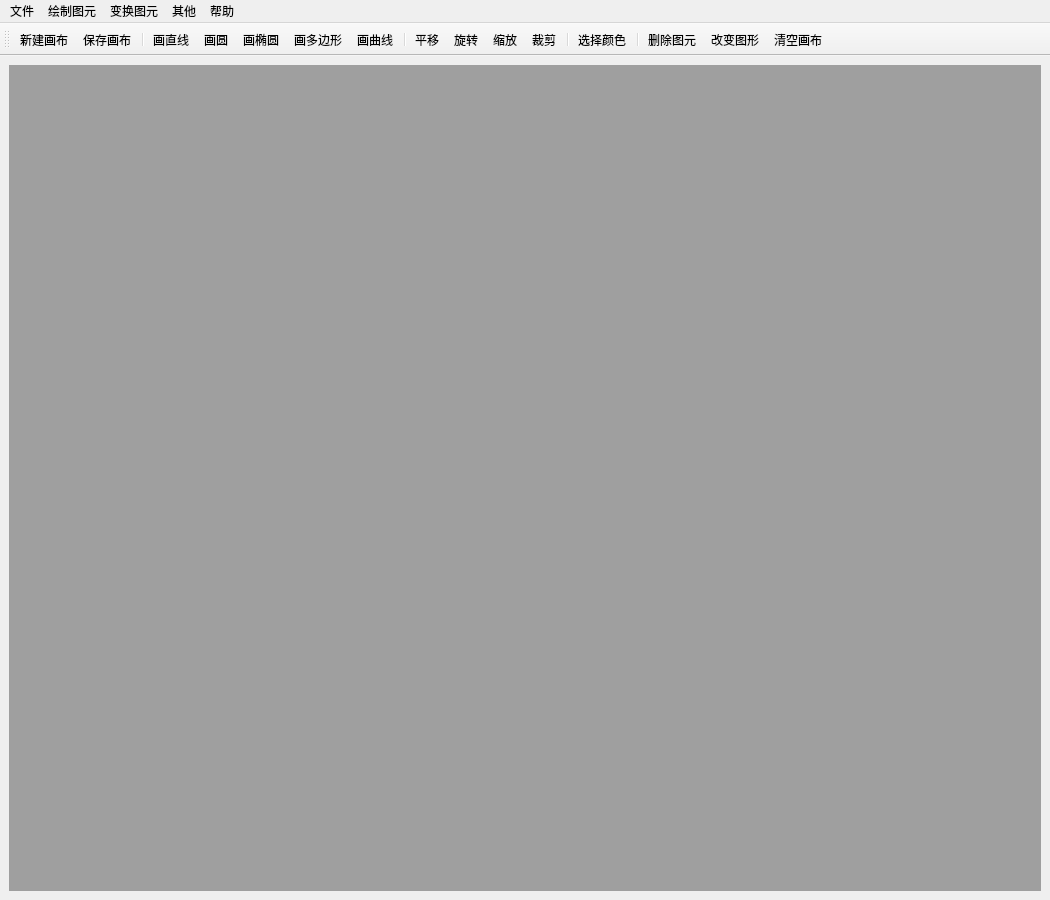
<?xml version="1.0" encoding="UTF-8"?>
<ui version="4.0">
 <class>MainWindow</class>
 <widget class="QMainWindow" name="MainWindow">
  <property name="geometry">
   <rect>
    <x>0</x>
    <y>0</y>
    <width>1050</width>
    <height>900</height>
   </rect>
  </property>
  <property name="windowTitle">
   <string>MainWindow</string>
  </property>
  <widget class="QWidget" name="centralwidget">
   <layout class="QGridLayout" name="gridLayout">
    <item row="0" column="0">
     <widget class="QMdiArea" name="mdiArea"/>
    </item>
   </layout>
  </widget>
  <widget class="QMenuBar" name="menubar">
   <property name="geometry">
    <rect>
     <x>0</x>
     <y>0</y>
     <width>1050</width>
     <height>26</height>
    </rect>
   </property>
   <widget class="QMenu" name="Help">
    <property name="title">
     <string>帮助</string>
    </property>
    <addaction name="HelpVersion"/>
   </widget>
   <widget class="QMenu" name="File">
    <property name="title">
     <string>文件</string>
    </property>
    <addaction name="NewCanvas2"/>
    <addaction name="SaveCanvas2"/>
   </widget>
   <widget class="QMenu" name="menuh">
    <property name="title">
     <string>绘制图元</string>
    </property>
    <addaction name="LinePaint2"/>
    <addaction name="CirclePaint2"/>
    <addaction name="EllipsePaint2"/>
    <addaction name="PolygonPaint2"/>
    <addaction name="CurvePaint2"/>
   </widget>
   <widget class="QMenu" name="menu">
    <property name="title">
     <string>变换图元</string>
    </property>
    <addaction name="TranslateFigure2"/>
    <addaction name="RotateFigure2"/>
    <addaction name="ScaleFigure2"/>
    <addaction name="ClipFigure2"/>
   </widget>
   <widget class="QMenu" name="menu_2">
    <property name="title">
     <string>其他</string>
    </property>
    <addaction name="SelectColor2"/>
    <addaction name="DeleteFigure2"/>
    <addaction name="ChangePoint2"/>
    <addaction name="CleanCanvas2"/>
   </widget>
   <addaction name="File"/>
   <addaction name="menuh"/>
   <addaction name="menu"/>
   <addaction name="menu_2"/>
   <addaction name="Help"/>
  </widget>
  <widget class="QToolBar" name="toolBar">
   <property name="windowTitle">
    <string>toolBar</string>
   </property>
   <property name="iconSize">
    <size>
     <width>60</width>
     <height>60</height>
    </size>
   </property>
   <attribute name="toolBarArea">
    <enum>TopToolBarArea</enum>
   </attribute>
   <attribute name="toolBarBreak">
    <bool>false</bool>
   </attribute>
   <addaction name="NewCanvas"/>
   <addaction name="SaveCanvas"/>
   <addaction name="separator"/>
   <addaction name="LinePaint"/>
   <addaction name="CirclePaint"/>
   <addaction name="EllipsePaint"/>
   <addaction name="PolygonPaint"/>
   <addaction name="CurvePaint"/>
   <addaction name="separator"/>
   <addaction name="TranslateFigure"/>
   <addaction name="RotateFigure"/>
   <addaction name="ScaleFigure"/>
   <addaction name="ClipFigure"/>
   <addaction name="separator"/>
   <addaction name="SelectColor"/>
   <addaction name="separator"/>
   <addaction name="DeleteFigure"/>
   <addaction name="ChangePoint"/>
   <addaction name="CleanCanvas"/>
  </widget>
  <action name="HelpVersion">
   <property name="icon">
    <iconset resource="res.qrc">
     <normaloff>:/images/imgs/HelpVersion.PNG</normaloff>:/images/imgs/HelpVersion.PNG</iconset>
   </property>
   <property name="text">
    <string>版本</string>
   </property>
  </action>
  <action name="NewCanvas">
   <property name="icon">
    <iconset resource="res.qrc">
     <normaloff>:/images/imgs/NewCanvas.PNG</normaloff>:/images/imgs/NewCanvas.PNG</iconset>
   </property>
   <property name="text">
    <string>新建画布</string>
   </property>
   <property name="toolTip">
    <string>新建画布</string>
   </property>
   <property name="shortcut">
    <string>Ctrl+N</string>
   </property>
  </action>
  <action name="LinePaint">
   <property name="icon">
    <iconset resource="res.qrc">
     <normaloff>:/images/imgs/Line.PNG</normaloff>:/images/imgs/Line.PNG</iconset>
   </property>
   <property name="text">
    <string>画直线</string>
   </property>
   <property name="toolTip">
    <string>画直线</string>
   </property>
  </action>
  <action name="CirclePaint">
   <property name="icon">
    <iconset resource="res.qrc">
     <normaloff>:/images/imgs/Circle.PNG</normaloff>:/images/imgs/Circle.PNG</iconset>
   </property>
   <property name="text">
    <string>画圆</string>
   </property>
   <property name="toolTip">
    <string>画圆</string>
   </property>
  </action>
  <action name="EllipsePaint">
   <property name="icon">
    <iconset resource="res.qrc">
     <normaloff>:/images/imgs/Ellipse.PNG</normaloff>:/images/imgs/Ellipse.PNG</iconset>
   </property>
   <property name="text">
    <string>画椭圆</string>
   </property>
   <property name="toolTip">
    <string>画椭圆</string>
   </property>
  </action>
  <action name="PolygonPaint">
   <property name="icon">
    <iconset resource="res.qrc">
     <normaloff>:/images/imgs/Polygon.PNG</normaloff>:/images/imgs/Polygon.PNG</iconset>
   </property>
   <property name="text">
    <string>画多边形</string>
   </property>
   <property name="toolTip">
    <string>画多边形</string>
   </property>
  </action>
  <action name="CurvePaint">
   <property name="icon">
    <iconset resource="res.qrc">
     <normaloff>:/images/imgs/Curve.PNG</normaloff>:/images/imgs/Curve.PNG</iconset>
   </property>
   <property name="text">
    <string>画曲线</string>
   </property>
   <property name="toolTip">
    <string>画曲线</string>
   </property>
  </action>
  <action name="SaveCanvas">
   <property name="icon">
    <iconset resource="res.qrc">
     <normaloff>:/images/imgs/SaveCanvas.PNG</normaloff>:/images/imgs/SaveCanvas.PNG</iconset>
   </property>
   <property name="text">
    <string>保存画布</string>
   </property>
   <property name="toolTip">
    <string>保存画布</string>
   </property>
   <property name="shortcut">
    <string>Ctrl+S</string>
   </property>
  </action>
  <action name="CleanCanvas">
   <property name="icon">
    <iconset resource="res.qrc">
     <normaloff>:/images/imgs/CleanCanvas.PNG</normaloff>:/images/imgs/CleanCanvas.PNG</iconset>
   </property>
   <property name="text">
    <string>清空画布</string>
   </property>
   <property name="toolTip">
    <string>清空画布</string>
   </property>
   <property name="shortcut">
    <string>Ctrl+C</string>
   </property>
  </action>
  <action name="TranslateFigure">
   <property name="icon">
    <iconset resource="res.qrc">
     <normaloff>:/images/imgs/TranslateFigure.PNG</normaloff>:/images/imgs/TranslateFigure.PNG</iconset>
   </property>
   <property name="text">
    <string>平移</string>
   </property>
   <property name="toolTip">
    <string>平移</string>
   </property>
  </action>
  <action name="SelectColor">
   <property name="icon">
    <iconset resource="res.qrc">
     <normaloff>:/images/imgs/SelectColor.PNG</normaloff>:/images/imgs/SelectColor.PNG</iconset>
   </property>
   <property name="text">
    <string>选择颜色</string>
   </property>
  </action>
  <action name="RotateFigure">
   <property name="icon">
    <iconset resource="res.qrc">
     <normaloff>:/images/imgs/RotateFigure.PNG</normaloff>:/images/imgs/RotateFigure.PNG</iconset>
   </property>
   <property name="text">
    <string>旋转</string>
   </property>
   <property name="toolTip">
    <string>旋转</string>
   </property>
  </action>
  <action name="ClipFigure">
   <property name="icon">
    <iconset resource="res.qrc">
     <normaloff>:/images/imgs/ClipFigure.PNG</normaloff>:/images/imgs/ClipFigure.PNG</iconset>
   </property>
   <property name="text">
    <string>裁剪</string>
   </property>
  </action>
  <action name="ScaleFigure">
   <property name="icon">
    <iconset resource="res.qrc">
     <normaloff>:/images/imgs/ScaleFigure.PNG</normaloff>:/images/imgs/ScaleFigure.PNG</iconset>
   </property>
   <property name="text">
    <string>缩放</string>
   </property>
  </action>
  <action name="NewCanvas2">
   <property name="icon">
    <iconset resource="res.qrc">
     <normaloff>:/images/imgs/NewCanvas.PNG</normaloff>:/images/imgs/NewCanvas.PNG</iconset>
   </property>
   <property name="text">
    <string>新建画布</string>
   </property>
   <property name="toolTip">
    <string>新建画布</string>
   </property>
  </action>
  <action name="SaveCanvas2">
   <property name="icon">
    <iconset resource="res.qrc">
     <normaloff>:/images/imgs/SaveCanvas.PNG</normaloff>:/images/imgs/SaveCanvas.PNG</iconset>
   </property>
   <property name="text">
    <string>保存画布</string>
   </property>
   <property name="toolTip">
    <string>保存画布</string>
   </property>
  </action>
  <action name="LinePaint2">
   <property name="icon">
    <iconset resource="res.qrc">
     <normaloff>:/images/imgs/Line.PNG</normaloff>:/images/imgs/Line.PNG</iconset>
   </property>
   <property name="text">
    <string>画直线</string>
   </property>
   <property name="toolTip">
    <string>画直线</string>
   </property>
  </action>
  <action name="CirclePaint2">
   <property name="icon">
    <iconset resource="res.qrc">
     <normaloff>:/images/imgs/Circle.PNG</normaloff>:/images/imgs/Circle.PNG</iconset>
   </property>
   <property name="text">
    <string>画圆</string>
   </property>
   <property name="toolTip">
    <string>画圆</string>
   </property>
  </action>
  <action name="EllipsePaint2">
   <property name="icon">
    <iconset resource="res.qrc">
     <normaloff>:/images/imgs/Ellipse.PNG</normaloff>:/images/imgs/Ellipse.PNG</iconset>
   </property>
   <property name="text">
    <string>画椭圆</string>
   </property>
   <property name="toolTip">
    <string>画椭圆</string>
   </property>
  </action>
  <action name="PolygonPaint2">
   <property name="icon">
    <iconset resource="res.qrc">
     <normaloff>:/images/imgs/Polygon.PNG</normaloff>:/images/imgs/Polygon.PNG</iconset>
   </property>
   <property name="text">
    <string>画多边形</string>
   </property>
   <property name="toolTip">
    <string>画多边形</string>
   </property>
  </action>
  <action name="CurvePaint2">
   <property name="icon">
    <iconset resource="res.qrc">
     <normaloff>:/images/imgs/Curve.PNG</normaloff>:/images/imgs/Curve.PNG</iconset>
   </property>
   <property name="text">
    <string>画曲线</string>
   </property>
   <property name="toolTip">
    <string>画曲线</string>
   </property>
  </action>
  <action name="TranslateFigure2">
   <property name="icon">
    <iconset resource="res.qrc">
     <normaloff>:/images/imgs/TranslateFigure.PNG</normaloff>:/images/imgs/TranslateFigure.PNG</iconset>
   </property>
   <property name="text">
    <string>平移</string>
   </property>
   <property name="toolTip">
    <string>平移</string>
   </property>
  </action>
  <action name="RotateFigure2">
   <property name="icon">
    <iconset resource="res.qrc">
     <normaloff>:/images/imgs/RotateFigure.PNG</normaloff>:/images/imgs/RotateFigure.PNG</iconset>
   </property>
   <property name="text">
    <string>旋转</string>
   </property>
   <property name="toolTip">
    <string>旋转</string>
   </property>
  </action>
  <action name="ScaleFigure2">
   <property name="icon">
    <iconset resource="res.qrc">
     <normaloff>:/images/imgs/ScaleFigure.PNG</normaloff>:/images/imgs/ScaleFigure.PNG</iconset>
   </property>
   <property name="text">
    <string>缩放</string>
   </property>
   <property name="toolTip">
    <string>缩放</string>
   </property>
  </action>
  <action name="ClipFigure2">
   <property name="icon">
    <iconset resource="res.qrc">
     <normaloff>:/images/imgs/ClipFigure.PNG</normaloff>:/images/imgs/ClipFigure.PNG</iconset>
   </property>
   <property name="text">
    <string>裁剪</string>
   </property>
   <property name="toolTip">
    <string>裁剪</string>
   </property>
  </action>
  <action name="CleanCanvas2">
   <property name="icon">
    <iconset resource="res.qrc">
     <normaloff>:/images/imgs/CleanCanvas.PNG</normaloff>:/images/imgs/CleanCanvas.PNG</iconset>
   </property>
   <property name="text">
    <string>清空画布</string>
   </property>
   <property name="toolTip">
    <string>清空画布</string>
   </property>
  </action>
  <action name="SelectColor2">
   <property name="icon">
    <iconset resource="res.qrc">
     <normaloff>:/images/imgs/SelectColor.PNG</normaloff>:/images/imgs/SelectColor.PNG</iconset>
   </property>
   <property name="text">
    <string>选择颜色</string>
   </property>
   <property name="toolTip">
    <string>选择颜色</string>
   </property>
  </action>
  <action name="DeleteFigure">
   <property name="icon">
    <iconset resource="res.qrc">
     <normaloff>:/images/imgs/DeleteFigure.PNG</normaloff>:/images/imgs/DeleteFigure.PNG</iconset>
   </property>
   <property name="text">
    <string>删除图元</string>
   </property>
   <property name="toolTip">
    <string>删除图元</string>
   </property>
  </action>
  <action name="DeleteFigure2">
   <property name="icon">
    <iconset resource="res.qrc">
     <normaloff>:/images/imgs/DeleteFigure.PNG</normaloff>:/images/imgs/DeleteFigure.PNG</iconset>
   </property>
   <property name="text">
    <string>删除图元</string>
   </property>
   <property name="toolTip">
    <string>删除图元</string>
   </property>
  </action>
  <action name="ChangePoint">
   <property name="icon">
    <iconset resource="res.qrc">
     <normaloff>:/images/imgs/ChangePoint.PNG</normaloff>:/images/imgs/ChangePoint.PNG</iconset>
   </property>
   <property name="text">
    <string>改变图形</string>
   </property>
   <property name="toolTip">
    <string>改变图形</string>
   </property>
  </action>
  <action name="ChangePoint2">
   <property name="icon">
    <iconset resource="res.qrc">
     <normaloff>:/images/imgs/ChangePoint.PNG</normaloff>:/images/imgs/ChangePoint.PNG</iconset>
   </property>
   <property name="text">
    <string>改变图形</string>
   </property>
   <property name="toolTip">
    <string>改变图形</string>
   </property>
  </action>
 </widget>
 <resources>
  <include location="res.qrc"/>
 </resources>
 <connections/>
</ui>
